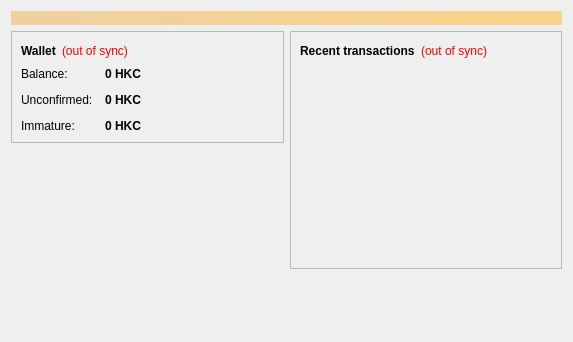
<?xml version="1.0" encoding="UTF-8"?>
<ui version="4.0">
 <class>OverviewPage</class>
 <widget class="QWidget" name="OverviewPage">
  <property name="geometry">
   <rect>
    <x>0</x>
    <y>0</y>
    <width>573</width>
    <height>342</height>
   </rect>
  </property>
  <property name="windowTitle">
   <string>Form</string>
  </property>
  <layout class="QVBoxLayout" name="topLayout">
   <item>
    <widget class="QLabel" name="labelAlerts">
     <property name="visible">
      <bool>false</bool>
     </property>
     <property name="styleSheet">
      <string notr="true">background-color: qlineargradient(x1: 0, y1: 0, x2: 1, y2: 0, stop:0 #F0D0A0, stop:1 #F8D488); color:#000000;</string>
     </property>
     <property name="wordWrap">
      <bool>true</bool>
     </property>
     <property name="margin">
      <number>3</number>
     </property>
    </widget>
   </item>
   <item>
    <layout class="QHBoxLayout" name="horizontalLayout" stretch="1,1">
     <item>
      <layout class="QVBoxLayout" name="verticalLayout_2">
       <item>
        <widget class="QFrame" name="frame">
         <property name="frameShape">
          <enum>QFrame::StyledPanel</enum>
         </property>
         <property name="frameShadow">
          <enum>QFrame::Raised</enum>
         </property>
         <layout class="QVBoxLayout" name="verticalLayout_4">
          <item>
           <layout class="QHBoxLayout" name="horizontalLayout_4">
            <item>
             <widget class="QLabel" name="label_5">
              <property name="font">
               <font>
                <weight>75</weight>
                <bold>true</bold>
               </font>
              </property>
              <property name="text">
               <string>Wallet</string>
              </property>
             </widget>
            </item>
            <item>
             <widget class="QLabel" name="labelWalletStatus">
              <property name="toolTip">
               <string>The displayed information may be out of date. Your wallet automatically synchronizes with the HKcoin network after a connection is established, but this process has not completed yet.</string>
              </property>
              <property name="styleSheet">
               <string notr="true">QLabel { color: red; }</string>
              </property>
              <property name="text">
               <string notr="true">(out of sync)</string>
              </property>
              <property name="alignment">
               <set>Qt::AlignLeading|Qt::AlignLeft|Qt::AlignVCenter</set>
              </property>
             </widget>
            </item>
            <item>
             <spacer name="horizontalSpacer_2">
              <property name="orientation">
               <enum>Qt::Horizontal</enum>
              </property>
              <property name="sizeHint" stdset="0">
               <size>
                <width>40</width>
                <height>20</height>
               </size>
              </property>
             </spacer>
            </item>
           </layout>
          </item>
          <item>
           <layout class="QFormLayout" name="formLayout_2">
            <property name="fieldGrowthPolicy">
             <enum>QFormLayout::AllNonFixedFieldsGrow</enum>
            </property>
            <property name="horizontalSpacing">
             <number>12</number>
            </property>
            <property name="verticalSpacing">
             <number>12</number>
            </property>
            <item row="0" column="0">
             <widget class="QLabel" name="label">
              <property name="text">
               <string>Balance:</string>
              </property>
             </widget>
            </item>
            <item row="0" column="1">
             <widget class="QLabel" name="labelBalance">
              <property name="font">
               <font>
                <weight>75</weight>
                <bold>true</bold>
               </font>
              </property>
              <property name="cursor">
               <cursorShape>IBeamCursor</cursorShape>
              </property>
              <property name="toolTip">
               <string>Your current balance</string>
              </property>
              <property name="text">
               <string notr="true">0 HKC</string>
              </property>
              <property name="textInteractionFlags">
               <set>Qt::LinksAccessibleByMouse|Qt::TextSelectableByKeyboard|Qt::TextSelectableByMouse</set>
              </property>
             </widget>
            </item>
            <item row="1" column="0">
             <widget class="QLabel" name="label_3">
              <property name="text">
               <string>Unconfirmed:</string>
              </property>
             </widget>
            </item>
            <item row="1" column="1">
             <widget class="QLabel" name="labelUnconfirmed">
              <property name="font">
               <font>
                <weight>75</weight>
                <bold>true</bold>
               </font>
              </property>
              <property name="cursor">
               <cursorShape>IBeamCursor</cursorShape>
              </property>
              <property name="toolTip">
               <string>Total of transactions that have yet to be confirmed, and do not yet count toward the current balance</string>
              </property>
              <property name="text">
               <string notr="true">0 HKC</string>
              </property>
              <property name="textInteractionFlags">
               <set>Qt::LinksAccessibleByMouse|Qt::TextSelectableByKeyboard|Qt::TextSelectableByMouse</set>
              </property>
             </widget>
            </item>
            <item row="2" column="0">
             <widget class="QLabel" name="labelImmatureText">
              <property name="text">
               <string>Immature:</string>
              </property>
             </widget>
            </item>
            <item row="2" column="1">
             <widget class="QLabel" name="labelImmature">
              <property name="font">
               <font>
                <weight>75</weight>
                <bold>true</bold>
               </font>
              </property>
              <property name="toolTip">
               <string>Mined balance that has not yet matured</string>
              </property>
              <property name="text">
               <string notr="true">0 HKC</string>
              </property>
              <property name="textInteractionFlags">
               <set>Qt::LinksAccessibleByMouse|Qt::TextSelectableByKeyboard|Qt::TextSelectableByMouse</set>
              </property>
             </widget>
            </item>
           </layout>
          </item>
         </layout>
        </widget>
       </item>
       <item>
        <spacer name="verticalSpacer">
         <property name="orientation">
          <enum>Qt::Vertical</enum>
         </property>
         <property name="sizeHint" stdset="0">
          <size>
           <width>20</width>
           <height>40</height>
          </size>
         </property>
        </spacer>
       </item>
      </layout>
     </item>
     <item>
      <layout class="QVBoxLayout" name="verticalLayout_3">
       <item>
        <widget class="QFrame" name="frame_2">
         <property name="frameShape">
          <enum>QFrame::StyledPanel</enum>
         </property>
         <property name="frameShadow">
          <enum>QFrame::Raised</enum>
         </property>
         <layout class="QVBoxLayout" name="verticalLayout">
          <item>
           <layout class="QHBoxLayout" name="horizontalLayout_2">
            <item>
             <widget class="QLabel" name="label_4">
              <property name="text">
               <string>&lt;b&gt;Recent transactions&lt;/b&gt;</string>
              </property>
             </widget>
            </item>
            <item>
             <widget class="QLabel" name="labelTransactionsStatus">
              <property name="toolTip">
               <string>The displayed information may be out of date. Your wallet automatically synchronizes with the HKcoin network after a connection is established, but this process has not completed yet.</string>
              </property>
              <property name="styleSheet">
               <string notr="true">QLabel { color: red; }</string>
              </property>
              <property name="text">
               <string notr="true">(out of sync)</string>
              </property>
              <property name="alignment">
               <set>Qt::AlignRight|Qt::AlignTrailing|Qt::AlignVCenter</set>
              </property>
             </widget>
            </item>
            <item>
             <spacer name="horizontalSpacer">
              <property name="orientation">
               <enum>Qt::Horizontal</enum>
              </property>
              <property name="sizeHint" stdset="0">
               <size>
                <width>40</width>
                <height>20</height>
               </size>
              </property>
             </spacer>
            </item>
           </layout>
          </item>
          <item>
           <widget class="QListView" name="listTransactions">
            <property name="styleSheet">
             <string notr="true">QListView { background: transparent; }</string>
            </property>
            <property name="frameShape">
             <enum>QFrame::NoFrame</enum>
            </property>
            <property name="verticalScrollBarPolicy">
             <enum>Qt::ScrollBarAlwaysOff</enum>
            </property>
            <property name="horizontalScrollBarPolicy">
             <enum>Qt::ScrollBarAlwaysOff</enum>
            </property>
            <property name="selectionMode">
             <enum>QAbstractItemView::NoSelection</enum>
            </property>
           </widget>
          </item>
         </layout>
        </widget>
       </item>
       <item>
        <spacer name="verticalSpacer_2">
         <property name="orientation">
          <enum>Qt::Vertical</enum>
         </property>
         <property name="sizeHint" stdset="0">
          <size>
           <width>20</width>
           <height>40</height>
          </size>
         </property>
        </spacer>
       </item>
      </layout>
     </item>
    </layout>
   </item>
  </layout>
 </widget>
 <resources/>
 <connections/>
</ui>
